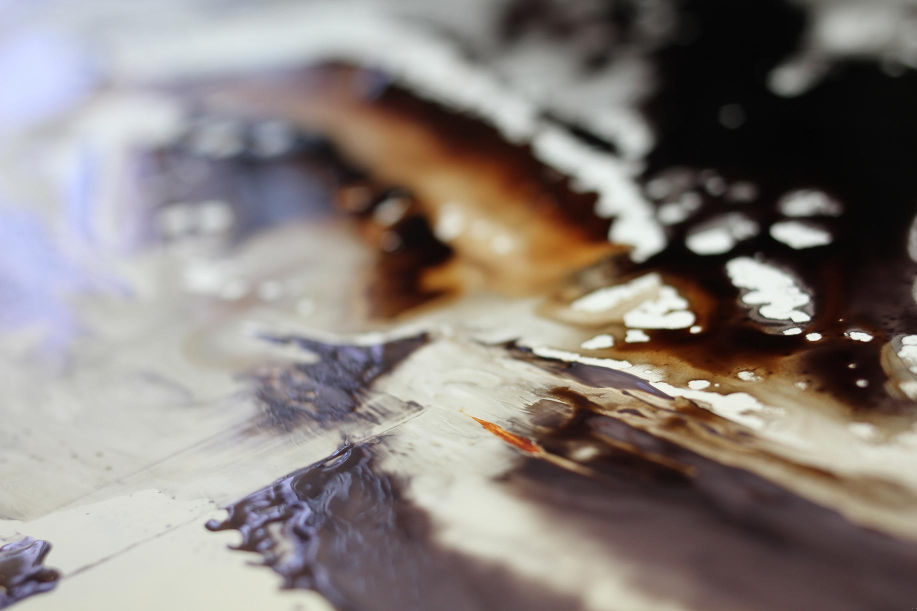
#> input picture images/James_Buckhouse_Paint_Etude_1.jpg, 1834 x 1222 px (shown at 1/2 size); its folder holds only this picture in this run
$ python make_thumbs.py
#> lines starting #> are read from the running program, lines starting #| are printed output that depends on the picture
from PIL import Image
import os

# Directory containing images
directory = './images'
thumbnail_size = 150  # Desired thumbnail size (150x150 pixels)

def create_thumbnail(file_path):
    try:
        # Open the image
        img = Image.open(file_path)
#> img is the input picture: PIL image 1834x1222 RGB; mean R, G, B 136.8, 128.7, 124.4

        # Create a square crop, maintaining the center
        width, height = img.size
#> width = 1834; height = 1222
        crop_size = min(width, height)  # Crop to the smaller dimension
#> crop_size = 1222
        left = (width - crop_size) // 2
#> left = 306
        top = (height - crop_size) // 2
#> top = 0
        right = left + crop_size
#> right = 1528
        bottom = top + crop_size
#> bottom = 1222
        img = img.crop((left, top, right, bottom))
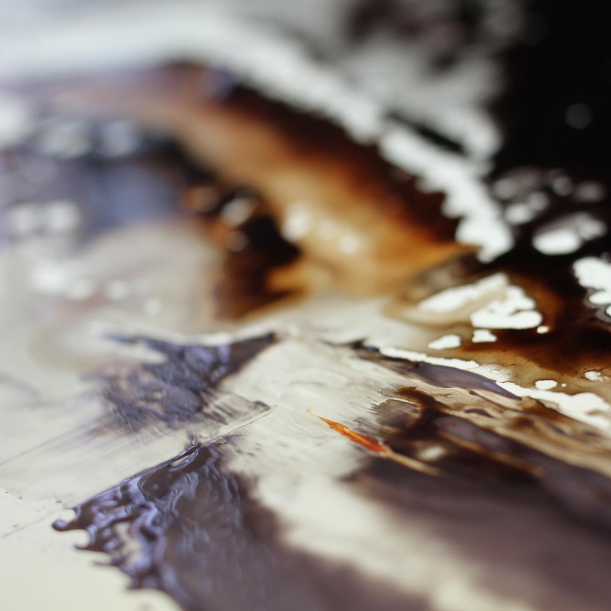
#> img: PIL image 1222x1222 RGB (shown at 1/2 size); mean R, G, B 135.6, 125.3, 118.3

        # Resize to the thumbnail size
        img = img.resize((thumbnail_size, thumbnail_size), Image.LANCZOS)
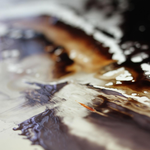
#> img: PIL image 150x150 RGB; mean R, G, B 135.6, 125.3, 118.3

        # Save the thumbnail with _thumb appended before the extension
        base_name, ext = os.path.splitext(file_path)
        thumbnail_path = f"{base_name}_thumb{ext}"
        img.save(thumbnail_path)

        print(f"Thumbnail created: {thumbnail_path}")
    except Exception as e:
        print(f"Failed to process {file_path}: {e}")

# Process all images in the directory
for filename in os.listdir(directory):
    if '_thumb' in filename:  # Skip files that already have '_thumb' in their name
        print(f"Skipping thumbnail: {filename}")
        continue

    file_path = os.path.join(directory, filename)
    if os.path.isfile(file_path) and file_path.endswith(('.jpg', '.jpeg', '.png')):
        create_thumbnail(file_path)

print('Thumbnail creation completed.')

$ run again, on images/image_1.jpg
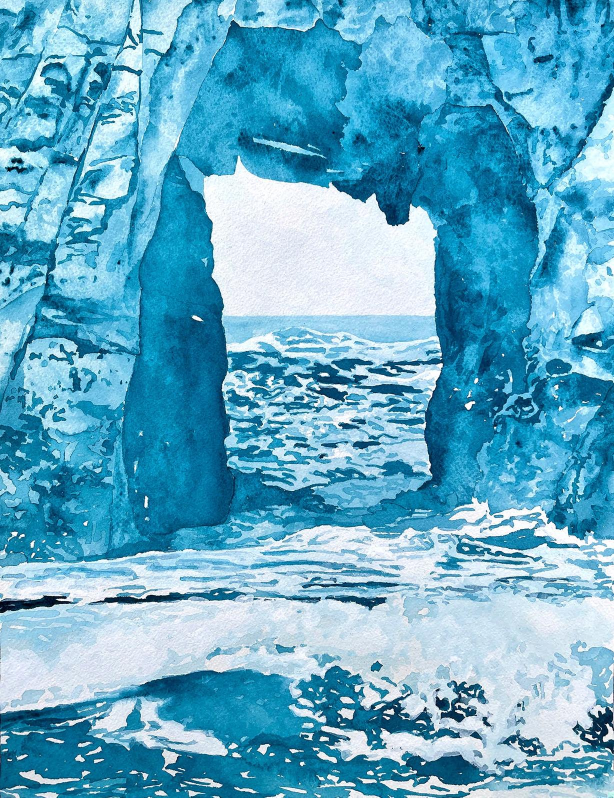
#> input picture images/image_1.jpg, 1228 x 1595 px (shown at 1/2 size)
#> in create_thumbnail, img is the input picture: PIL image 1228x1595 RGB; mean R, G, B 98.9, 171.5, 200.4
#> in create_thumbnail, `img = img.crop((left, top, right, bottom))`:
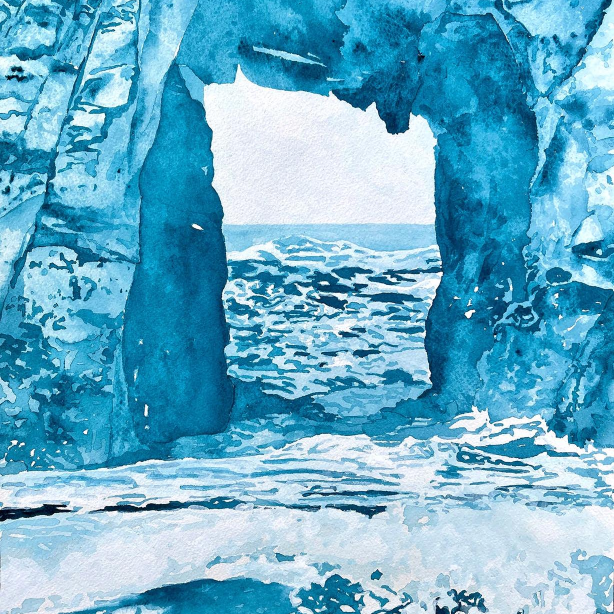
#> img: PIL image 1228x1228 RGB (shown at 1/2 size); mean R, G, B 103.9, 174.5, 202.9
#> in create_thumbnail, `img = img.resize((thumbnail_size, thumbnail_size), Image.LANCZOS)`:
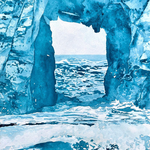
#> img: PIL image 150x150 RGB; mean R, G, B 104.1, 174.5, 202.8
